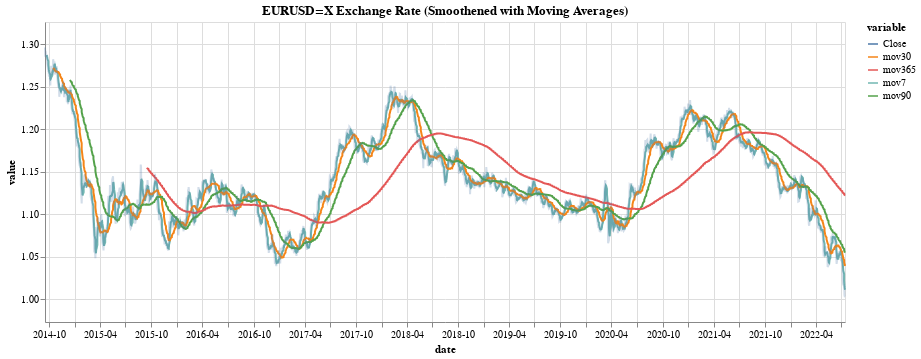
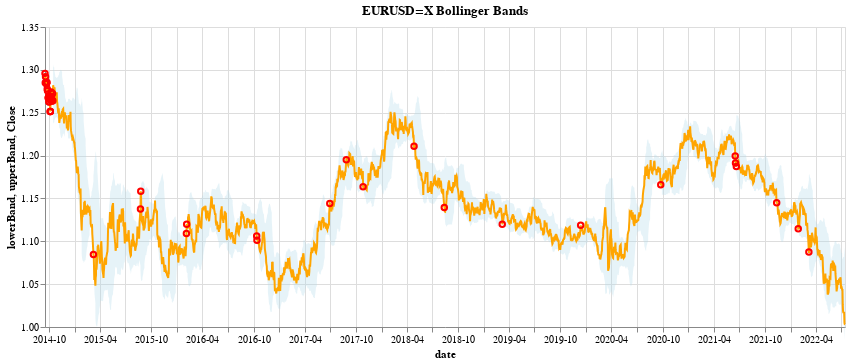

Write notebook code for charts like these, in order.
### Code cell
for chart in charts:
    chart.display()

### Figure 1 — Vega-Lite specification as saved in the notebook (floating-point values rounded to 4 significant figures; data arrays with more than 128 entries replaced by an {"elided": "..."} marker saying what was removed)
{"config": {"view": {"continuousWidth": 400, "continuousHeight": 300}}, "data": {"name": "data-9a489802fb2f6e029cea5d603114ba36"}, "mark": "line", "encoding": {"color": {"type": "nominal", "field": "variable"}, "opacity": {"condition": {"value": 0.25, "test": "(datum.variable === 'Close')"}, "value": 1}, "x": {"type": "temporal", "axis": {"format": "%Y-%m"}, "field": "date"}, "y": {"type": "quantitative", "field": "value", "scale": {"domain": [0.9733, 1.326]}}}, "height": 300, "title": "EURUSD=X Exchange Rate (Smoothened with Moving Averages)", "transform": [{"fold": ["mov7", "mov30", "mov90", "mov365", "Close"], "as": ["variable", "value"]}], "width": 800, "$schema": "https://vega.github.io/schema/vega-lite/v4.8.1.json", "datasets": {"data-9a489802fb2f6e029cea5d603114ba36": {"elided": "2858 records"}}}

### Figure 2 — Vega-Lite specification as saved in the notebook (floating-point values rounded to 4 significant figures; data arrays with more than 128 entries replaced by an {"elided": "..."} marker saying what was removed)
{"config": {"view": {"continuousWidth": 400, "continuousHeight": 300}}, "layer": [{"mark": {"type": "area", "color": "lightblue", "opacity": 0.3}, "encoding": {"x": {"type": "temporal", "axis": {"format": "%Y-%m"}, "field": "date"}, "y": {"type": "quantitative", "field": "lowerBand", "scale": {"domain": [1.009, 1.302]}}, "y2": {"field": "upperBand"}}}, {"mark": {"type": "line", "color": "orange"}, "encoding": {"x": {"type": "temporal", "axis": {"format": "%Y-%m"}, "field": "date"}, "y": {"type": "quantitative", "field": "Close", "scale": {"domain": [1.009, 1.302]}}}}, {"mark": {"type": "point", "color": "red"}, "encoding": {"opacity": {"condition": {"value": 1, "test": "((datum.Close > datum.upperBand) || (datum.Close < datum.lowerBand))"}, "value": 0}, "x": {"type": "temporal", "axis": {"format": "%Y-%m"}, "field": "date"}, "y": {"type": "quantitative", "field": "Close"}}}], "data": {"name": "data-9a489802fb2f6e029cea5d603114ba36"}, "height": 300, "title": "EURUSD=X Bollinger Bands", "width": 800, "$schema": "https://vega.github.io/schema/vega-lite/v4.8.1.json", "datasets": {"data-9a489802fb2f6e029cea5d603114ba36": {"elided": "2858 records"}}}
